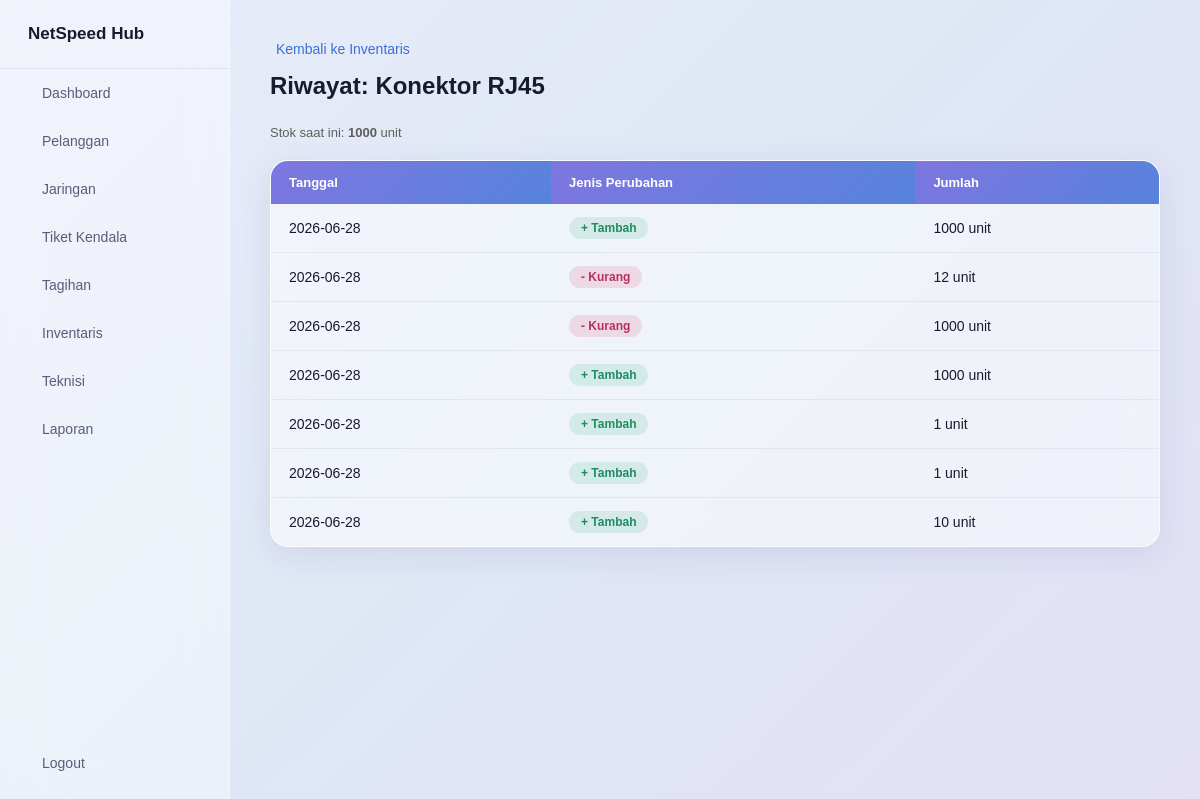
Screenshot of /inventaris/riwayat/4 (signed in) with the database file from the repository.
### tables this page shows
CREATE TABLE barang (
            id INTEGER PRIMARY KEY AUTOINCREMENT,
            nama TEXT NOT NULL,
            kategori TEXT,
            stok INTEGER DEFAULT 0,
            stok_minimum INTEGER DEFAULT 5
        );

CREATE TABLE riwayat_barang (
            id INTEGER PRIMARY KEY AUTOINCREMENT,
            barang_id INTEGER,
            jenis_perubahan TEXT NOT NULL,
            jumlah INTEGER NOT NULL,
            tanggal TEXT NOT NULL,
            FOREIGN KEY (barang_id) REFERENCES barang (id)
        );

### App.py (the view)
@app.route("/inventaris/riwayat/<int:id>")
def riwayat_barang(id):
    if session.get("role") != "admin":
        return redirect(url_for("login"))
    conn = get_connection()
    cursor = conn.cursor()
    cursor.execute("SELECT * FROM barang WHERE id = ?", (id,))
    barang = cursor.fetchone()
    cursor.execute(
        "SELECT * FROM riwayat_barang WHERE barang_id = ? ORDER BY id DESC",
        (id,)
    )
    daftar_riwayat = cursor.fetchall()
    conn.close()
    return render_template(
        "riwayat_barang.html",
        barang=barang,
        daftar_riwayat=daftar_riwayat
    )

### App.py (called while the page is built)
@app.context_processor
def inject_notifikasi():
    if "username" not in session:
        return {}
    conn = get_connection()
    cursor = conn.cursor()
    notif = 0
    if session.get("role") in ["admin", "teknisi"]:
        cursor.execute(
            "SELECT COUNT(*) FROM tiket_kendala WHERE status = 'Dilaporkan'"
        )
        notif = cursor.fetchone()[0]
    elif session.get("role") == "pelanggan":
        cursor.execute(
            "SELECT COUNT(*) FROM tiket_kendala WHERE pelanggan_id = ? AND status = 'Sedang Ditangani'",
            (session.get("pelanggan_id"),)
        )
        notif = cursor.fetchone()[0]
    conn.close()
    return {"jumlah_notifikasi": notif}

### database.py (called while the page is built)
def get_connection():
    conn = sqlite3.connect("database.db")
    conn.row_factory = sqlite3.Row
    return conn

### Templates/riwayat_barang.html (shortened to what this page needs)
{% extends "base.html" %}
{% block content %}
    <a href="{{ url_for('inventaris') }}" class="back-link"> Kembali ke Inventaris</a>
    <h1>Riwayat: {{ barang.nama }}</h1>
    <p style="font-size:13px; color:#5f5e5a; margin-bottom:20px;">
        Stok saat ini: <strong>{{ barang.stok }}</strong> unit
    </p>
    <table class="data-table">
        <thead>
            <tr>
                <th>Tanggal</th>
                <th>Jenis Perubahan</th>
                <th>Jumlah</th>
            </tr>
        </thead>
        <tbody>
            {% for r in daftar_riwayat %}
            <tr>
                <td>{{ r.tanggal }}</td>
                <td>
                    {% if r.jenis_perubahan == "Tambah" %}
                        <span class="badge badge-green">+ Tambah</span>
                    {% else %}
                        <span class="badge badge-red">- Kurang</span>
                    {% endif %}
                </td>
                <td>{{ r.jumlah }} unit</td>
            </tr>
            {% endfor %}
        </tbody>
    </table>
{% endblock %}

### Static/Style.css (style rules this page uses)
* { margin: 0; padding: 0; box-sizing: border-box; }
body { font-family: Arial, sans-serif; background: linear-gradient(135deg, #e8ecf9 0%, #dfe7f5 50%, #e3e0f5 100%); min-height: 100vh; }
a { text-decoration: none; }
.main-content h1 { color: #1a1a2e; margin-bottom: 25px; font-size: 24px; }
.back-link { display: inline-flex; align-items: center; gap: 6px; margin-bottom: 15px; color: #3b6fd6; font-size: 14px; }
.data-table { width: 100%; border-collapse: separate; border-spacing: 0; background: rgba(255, 255, 255, 0.5); backdrop-filter: blur(16px); border: 1px solid rgba(255, 255, 255, 0.6); border-radius: 18px; overflow: hidden; box-shadow: 0 8px 32px rgba(80, 90, 160, 0.12); }
.data-table th { background: linear-gradient(135deg, rgba(106, 95, 219, 0.85), rgba(59, 111, 214, 0.85)); color: white; text-align: left; padding: 14px 18px; font-size: 13px; }
.data-table td { padding: 13px 18px; border-bottom: 1px solid rgba(150, 150, 200, 0.15); font-size: 14px; color: #1a1a2e; }
.data-table tbody tr { transition: background-color 0.15s; }
.data-table tr:last-child td { border-bottom: none; }
.badge { display: inline-block; padding: 4px 12px; border-radius: 20px; font-size: 12px; font-weight: bold; }
.badge-green { background-color: rgba(60, 180, 130, 0.15); color: #1e8c5f; }
.badge-red { background-color: rgba(214, 72, 111, 0.15); color: #b8305a; }

### rows the page displays
barang: nama "Konektor RJ45", stok "1000"
riwayat_barang: tanggal "2026-06-28", jenis_perubahan "+ Tambah", jumlah "1000"
riwayat_barang: tanggal "2026-06-28", jenis_perubahan "- Kurang", jumlah "12"
riwayat_barang: tanggal "2026-06-28", jenis_perubahan "- Kurang", jumlah "1000"
riwayat_barang: tanggal "2026-06-28", jenis_perubahan "+ Tambah", jumlah "1000"
riwayat_barang: tanggal "2026-06-28", jenis_perubahan "+ Tambah", jumlah "1"
riwayat_barang: tanggal "2026-06-28", jenis_perubahan "+ Tambah", jumlah "1"
riwayat_barang: tanggal "2026-06-28", jenis_perubahan "+ Tambah", jumlah "10"
